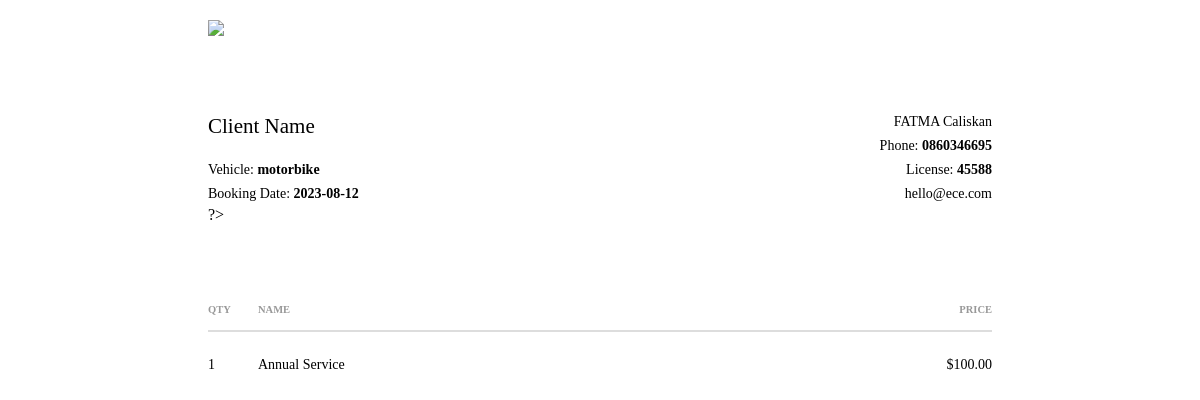
/adminpage/invoice-template.php?id=108, run on the app's committed database.
### tables this page shows
CREATE TABLE `bookings` (
  `idbookings` int(11) NOT NULL,
  `idcustomers` int(11) NOT NULL,
  `idvehicles` int(11) NOT NULL,
  `booking_date` date NOT NULL,
  `service_id` int(11) NOT NULL,
  `customer_note` varchar(255) DEFAULT NULL,
  `id_mechanics` int(11) NOT NULL,
  `status` int(11) DEFAULT NULL
);

CREATE TABLE `customers` (
  `idcustomers` int(11) NOT NULL,
  `firstname` varchar(50) NOT NULL,
  `surname` varchar(50) NOT NULL,
  `mobile_phone` varchar(15) NOT NULL,
  `email` varchar(50) NOT NULL,
  `password` text NOT NULL
);

CREATE TABLE `vehicles` (
  `idvehicles` int(11) NOT NULL,
  `idcustomers` int(11) NOT NULL,
  `vehicle_type` varchar(50) NOT NULL,
  `make` varchar(50) NOT NULL,
  `license` varchar(50) NOT NULL,
  `engine_type` varchar(50) NOT NULL
);

CREATE TABLE `services` (
  `service_id` int(11) NOT NULL,
  `service_name` varchar(50) NOT NULL,
  `fixed_price` decimal(10,2) NOT NULL,
  `credit` int(11) DEFAULT 1
);

### adminpage/invoice-template.php (the view, shortened to what this page needs)
<?php
require "../userpages/connection.php";
if (isset($_GET["id"])) {
 $id = filter_var($_GET["id"], FILTER_SANITIZE_NUMBER_INT);
 $sql = "SELECT b.idbookings, c.firstname, c.surname, c.mobile_phone, v.vehicle_type, v.license, b.booking_date, s.service_name, s.fixed_price,
    GROUP_CONCAT(pt.part_name) as part_names, GROUP_CONCAT(pt.price) as part_prices
    FROM bookings b
    INNER JOIN customers c ON b.idcustomers = c.idcustomers
    INNER JOIN vehicles v ON b.idvehicles = v.idvehicles
    INNER JOIN services s ON b.service_id = s.service_id
    LEFT JOIN part_cost pc ON b.idbookings = pc.bill_id
    LEFT JOIN parts pt ON pc.part_id = pt.part_id
    WHERE b.idbookings = ?
    GROUP BY b.idbookings, c.firstname, c.surname, c.mobile_phone, v.vehicle_type, v.license, b.booking_date, s.service_name, s.fixed_price";
 $stmt = $mysqli->prepare($sql);
 $stmt->bind_param("i", $id);
 $stmt->execute();
 $bookings = $stmt->get_result();
 if ($bookings->num_rows > 0) {
  $row = $bookings->fetch_assoc();
  echo '
     <!DOCTYPE html>
<html>
<head>
</head>
<body>
<div class="pdf-container" style="padding-left:100px;padding-right:100px;">
 <div class="logo-container">
  <img
   style="height: 18px"
   src="https://app.useanvil.com/img/email-logo-black.png"
  >
 </div>
 <table class="invoice-info-container">
 <tr>
  <td rowspan="2" class="client-name">
   Client Name
  </td>
  <td>
  ' .
   $row["firstname"] .
   " " .
   $row["surname"] .
   '
  </td>
 </tr>
 <tr>
 <td>
 Phone: <strong>' .
   $row["mobile_phone"] .
   '</strong>
 </td>
 </tr>
 <tr>
  <td>
  Vehicle: <strong>' .
   $row["vehicle_type"] .
   '</strong>
  </td>
  <td>
  License: <strong>' .
   $row["license"] .
   '</strong>
  </td>
 </tr>
 <tr>
  <td>
  Booking Date: <strong>' .
   $row["booking_date"] .
   ' </strong>
  </td>
  <td>
   hello@ece.com
  </td>
 </tr>
</table>
<table class="line-items-container">
 <thead>
  <tr>
   <th class="heading-quantity">Qty</th>
   <th class="heading-description">Name</th>
   <th class="heading-price">Price</th>
  </tr>
 </thead>
 <tbody>
  <tr>
   <td>1</td>
   <td>' .
   $row["service_name"] .
   '</td>
   <td class="right">$' .
   $row["fixed_price"] .
   '</td>
  </tr>';
 } else {
  echo "No results found.";
 }
} else {
 header("HTTP/1.1 400 Bad Request");
 echo "Error: ID parameter missing in the request.";
}
?>

### adminpage/invoice-template.php (style rules this page uses)
body { font-size: 16px; padding: 0 100px; }
table { width: 100%; border-collapse: collapse; }
table tr td { padding: 0; }
table tr td:last-child { text-align: right; }
.right { text-align: right; }
.logo-container { margin: 20px 0 70px 0; }
.invoice-info-container { font-size: 0.875em; }
.invoice-info-container td { padding: 4px 0; }
.client-name { font-size: 1.5em; vertical-align: top; }
.line-items-container { margin: 70px 0; font-size: 0.875em; }
.line-items-container th { text-align: left; color: #999; border-bottom: 2px solid #ddd; padding: 10px 0 15px 0; font-size: 0.75em; text-transform: uppercase; }
.line-items-container th:last-child { text-align: right; }
.line-items-container td { padding: 15px 0; }
.line-items-container tbody tr:first-child td { padding-top: 25px; }
.line-items-container th.heading-quantity { width: 50px; }
.line-items-container th.heading-price { text-align: right; width: 100px; }

### data on the page
bookings: idcustomers.firstname "FATMA", idcustomers.surname "Caliskan", idcustomers.mobile_phone "0860346695", idvehicles.vehicle_type "motorbike", idvehicles.license "45588", booking_date "2023-08-12", service.service_name "Annual Service", service.fixed_price "100.00"
